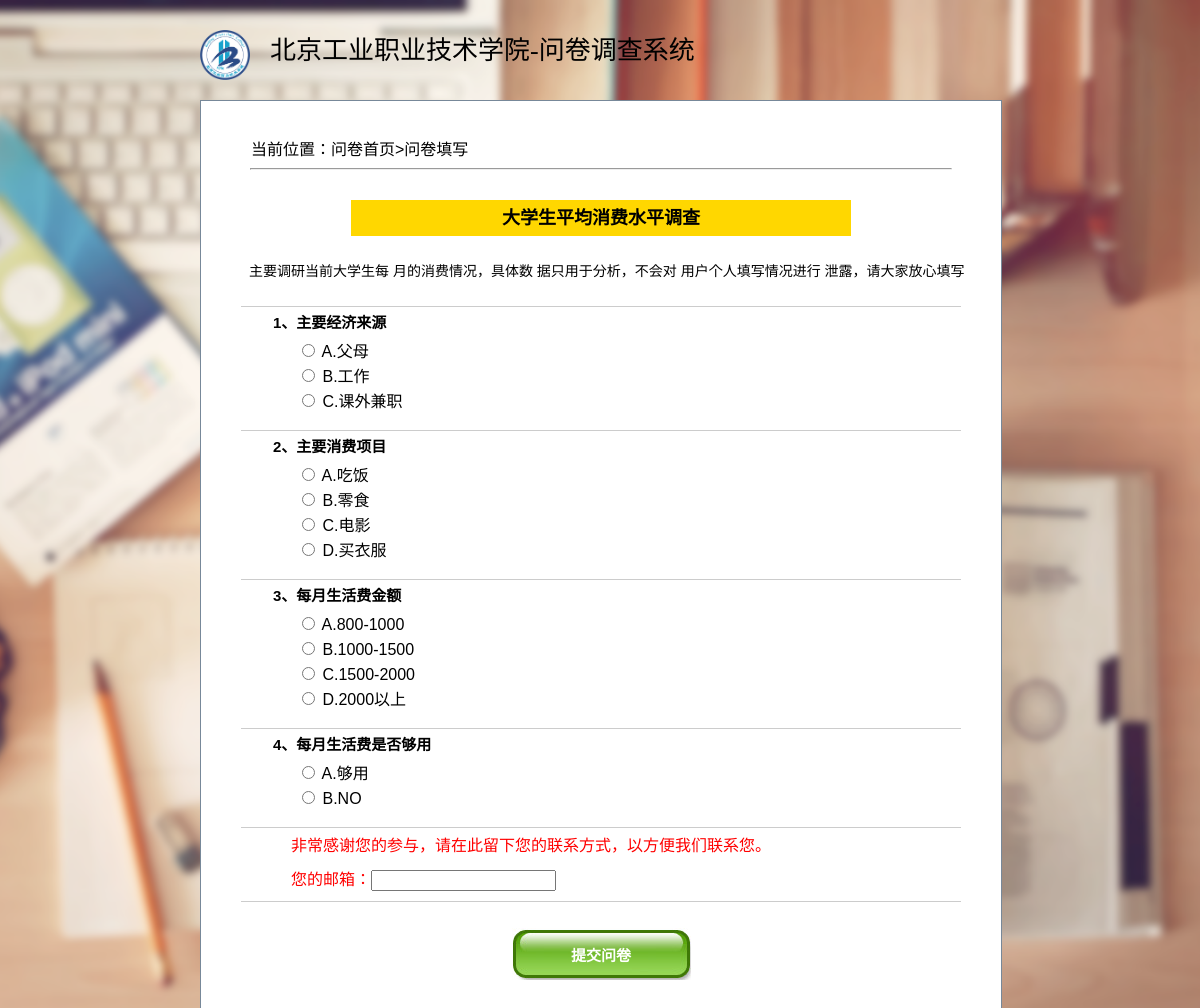
The page /surveyview.php?surid=1 (signed in) on the database its author committed.
### tables this page shows
CREATE TABLE `tb_survey` (
  `SurId` int(11) NOT NULL,
  `title` varchar(100) NOT NULL,
  `times` int(11) NOT NULL,
  `description` varchar(100) NOT NULL
);

CREATE TABLE `tb_question` (
  `QueId` int(11) NOT NULL,
  `SurId` int(11) NOT NULL,
  `Type` varchar(100) NOT NULL,
  `Title` varchar(100) NOT NULL
);

CREATE TABLE `tb_answer` (
  `AnsId` int(11) NOT NULL,
  `SurId` int(11) NOT NULL,
  `QueId` int(11) NOT NULL,
  `Content` varchar(500) NOT NULL,
  `Times` int(11) NOT NULL
);

### surveyview.php (the view, shortened to what this page needs)
<?php
 include_once("conn/config.php");
 $surid=$_GET[surid];
 $survey=mysql_query("select * from tb_survey where SurId='$surid'");
 $survey_arr=mysql_fetch_array($survey);
 $survey_name=$survey_arr[title];
 $survey_desc=$survey_arr[description];
?>
<html>
<head>
<link href="css/style.css" rel="stylesheet" type="text/css" />
</head>
<body>
    <div class="container">
        <div class="blank"></div>
            <div class="header">
                <div class="logo"><img src="images/logo.png"/></div>
                <div class="header-title">北京工业职业技术学院-问卷调查系统</div>
            </div>
            <div class="main">
                <div class="blank"></div>
                <div class="location">
		            当前位置：问卷首页>问卷填写
	            </div>
            <hr></hr>
           <div class="title">
                <h1><?php echo $survey_name ?></h1>
                <p><?php echo $survey_desc ?></p>
           </div>
          <div class="content">
                	<form action='surveysave.php?surid=<?php echo $surid; ?>' method='post' >
		<?php
			$question=mysql_query("SELECT * FROM tb_question WHERE SurId= '$surid' ORDER by QueId");
			$i=1;
			while($question_arr = mysql_fetch_array($question)){
				$j='A';
				if($question_arr[Type]!="textarea"){
					echo "<dl id='tm{$i}'> <dt><b> {$i}、{$question_arr[Title]}</b></dt> ";
				$answer=mysql_query("SELECT * FROM tb_answer WHERE QueId= '$question_arr[QueId]' ORDER by AnsId");
				if($question_arr[Type]=="radio"){
					while($answer_arr=mysql_fetch_array($answer)){
						echo "<dd> <input id='atm{$i}' type='$question_arr[Type]' name='q$question_arr[QueId]' value='$answer_arr[Content]'> {$j}.{$answer_arr[Content]}  </dd> ";
						$j++;
					}
					$i++;
				}
				echo "</dl>";
				}
			}
		?>
		<p style='border-top:#ccc solid 1px;padding-top:10px;'>非常感谢您的参与，请在此留下您的联系方式，以方便我们联系您。<br/></p>
		<p style='border-bottom:#ccc solid 1px;padding-bottom:10px;'>您的邮箱：<input type='note' name='mail' onblur='mailcheck()' id='mail'/></p>
		<div class='submit'><input type='submit' value='提交问卷' name='submit'/></div>
		</form>
           </div>
            </div>
    </div>
</body>
</html>

### css/style.css (style rules this page uses)
html,body { width:100%; height:100% }
body { font-family:Arial,Verdana, sans-serif, Helvetica;background:#f4f5eb;color:#000; }
body { padding:0; margin:0; background:url(../images/bg.png) fixed center center no-repeat;background-size: cover; width: 100%; }
body,html { height:100%;width:100%;margin:0 auto;text-align:left;font-size:16px; }
.header { width:100%;height:53px;background:url(images/header.gif); }
.main { width:auto;height:auto;border:1px solid #b4b4b4;background:#fff;margin-bottom:20px; }
.location { margin:20px 50px 0px; }
.title { width:auto; margin:30px auto 10px;border-bottom:none; }
.title h1 { margin:0 auto;text-align:center; width:500px; font-size:18px;line-height:2em;background-color:gold; }
.title p { line-height:20px;font-size:14px;text-align:left;text-indent:2em;padding:5px;margin:20px 15px 0; }
.content { width:90%;margin:20px auto 10px;text-align:left;border-top:none; }
.content dl dt { text-indent:2em; border-top:#ccc solid 1px;line-height:2em; }
.content dl b { font-size:15px;text-indent:1em; }
.content dl dd { text-indent:1em;line-height:25px; }
.content p { line-height:1em;color:red;padding-left:50px;text-align:left; }
.submit { text-align:center;padding:10px 0; }
.submit input { margin-bottom:20px;color:#fff;font-size:15px;font-weight:bold;cursor:pointer;border:0;background:url(../images/button.jpg) 0 0 repeat-x;width:179px;height:52px; }
.container { width: 800px; height: auto; margin: 0 auto; }
.blank { width: 800px; height: 30px; }
.header { width: 800px; height: 70px; }
.logo { width: 70px; height: 100px; float: left; }
.logo img { width: 50px; height: 50px; }
.header-title { width: 700px; height: 50px; line-height: 42px; float: left; font-size: 26px; font-family: 微软雅黑; }
.main { width: 800px; margin: 0 auto; height: auto; border: 1px solid lightslategray; }
.location { width: 700px; }
.main hr { width: 700px; }
.main .blank { width: 800px; height: 15px; }
img { border:none; }

### rows shown on the page
tb_survey: title "大学生平均消费水平调查", description "主要调研当前大学生每 月的消费情况，具体数 据只用于分析，不会对 用户个人填写情况进行 泄露，请大家放心填写"
tb_question: i "1", Title "主要经济来源"
tb_answer: Content "父母"
tb_answer: Content "工作"
tb_answer: Content "课外兼职"
tb_question: i "2", Title "主要消费项目"
tb_answer: Content "吃饭"
tb_answer: Content "零食"
tb_answer: Content "电影"
tb_answer: Content "买衣服"
tb_question: i "3", Title "每月生活费金额"
tb_answer: Content "800-1000"
tb_answer: Content "1000-1500"
tb_answer: Content "1500-2000"
tb_answer: Content "2000以上"
tb_question: i "4", Title "每月生活费是否够用"
tb_answer: Content "够用"
tb_answer: Content "NO"
